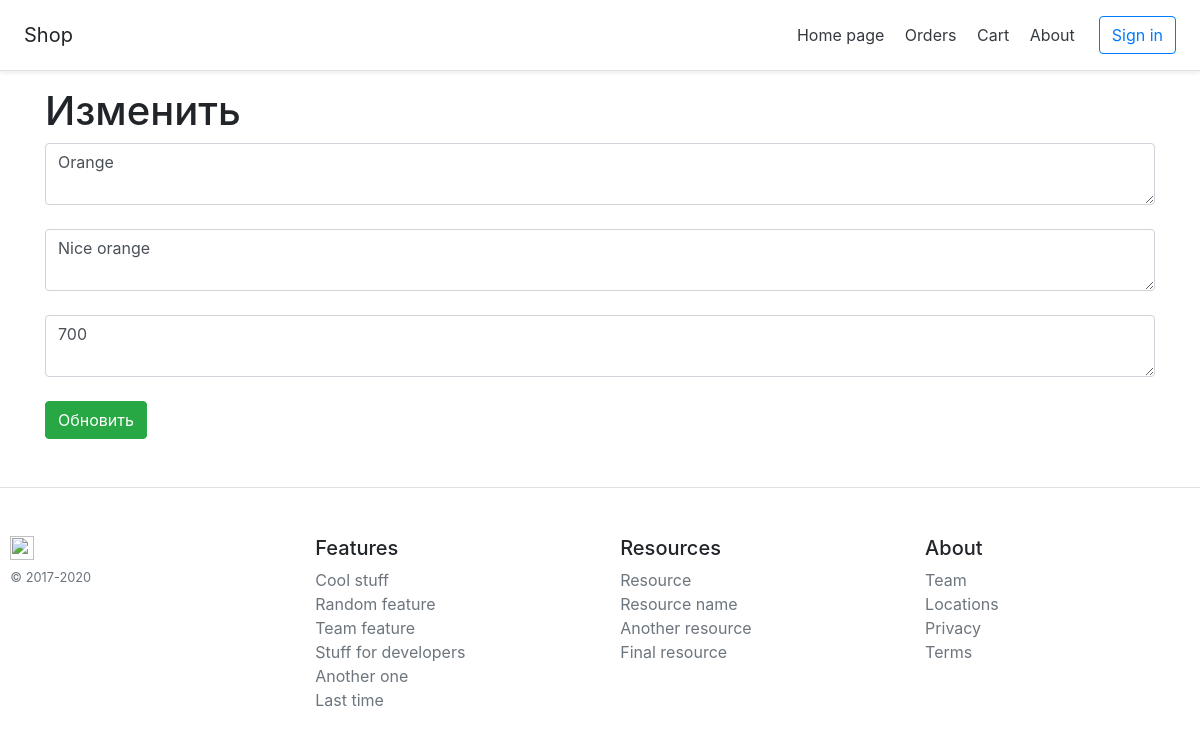
/posts/2/update, run on the app's committed database.
### app.py (models this page shows)
class Item(db.Model):
    id = db.Column(db.Integer, primary_key=True)
    title = db.Column(db.String(100), nullable=True)
    price = db.Column(db.Integer, nullable=True)
    description = db.Column(db.String(100), nullable=True)
    img = db.Column(db.Text, nullable=True)
    name = db.Column(db.Text, nullable=True)
    mimetype = db.Column(db.Text, nullable=True)
    isActive = db.Column(db.Boolean, default=True)

### app.py (the view)
@app.route('/posts/<int:id>/update', methods=['POST', 'GET'])
def post_update(id):
    item = Item.query.get(id)
    if request.method == "POST":
        item.title = request.form['title']
        item.description = request.form['description']
        item.price = request.form['price']
        try:
            db.session.commit()
            return redirect('/shop-list')
        except:
            return "При редактировании статьи произошла ошибка"
    else:
        return render_template("posts_update.html", item=item)

### templates/posts_update.html (shortened to what this page needs)
{% extends 'base.html' %}
{% block body %}
<div class="container">
    <h1>Изменить</h1>
    <form method="post">
        <textarea  name="title" id="title" class="form-control">{{ item.title }}</textarea><br>
        <textarea  name="description" id="description" class="form-control">{{ item.description }}</textarea><br>
        <textarea name="price" id="price" class="form-control">{{ item.price }}</textarea><br>
        <input type="submit" class="btn btn-success" value="Обновить">
    </form>
</div>
{% endblock %}

### data on the page
Item: title "Orange", description "Nice orange", price "700"
